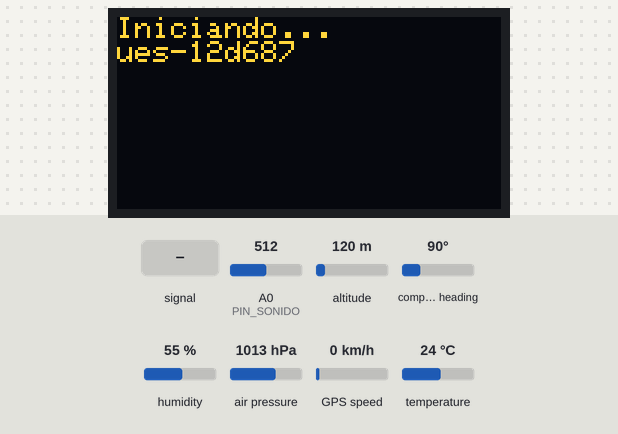
Simulated run of this program. Board: ESP8266 (Wemos D1 mini). Parts: 128×64 one-colour display. Inputs (shaded band) come from the test bench; at power-on: A0 (PIN_SONIDO) = 512, humidity 55 %, air pressure 1013 hPa, temperature 24 °C, altitude 120 m, compass heading 90°, GPS speed 0 km/h. The OLED is the two-colour kind (top 16 rows yellow); WiFi joins after 1.5 s; servers stay silent unless stated; uploads are accepted with an empty reply; the local clock reads 2024-03-15 10:24:30 at power-on unless the program sets it; storage starts empty; the GPS gets a fix after 3 s at 37.7749, -122.4194 with 8 satellites; what the program prints to the serial monitor is not drawn.

Above: at 0.3 s.
1.7 s: A0 (PIN_SONIDO) fed a 200 Hz sine of ±81 counts around its level
At 5.4 s:
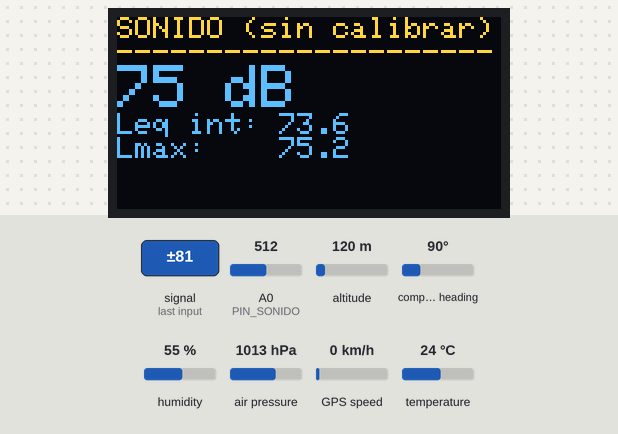
8.1 s: A0 (PIN_SONIDO) set to 716
At 9.5 s:
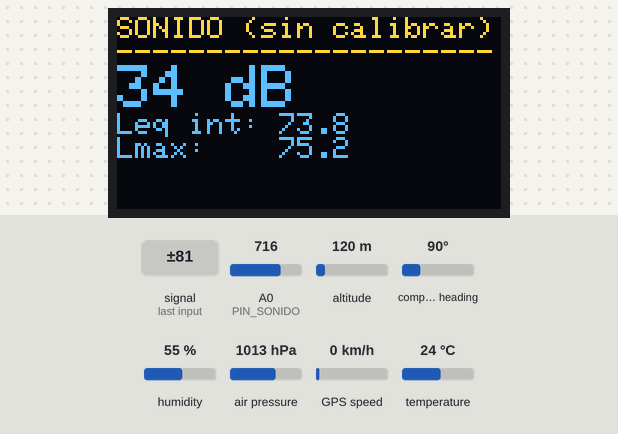
14.5 s: humidity set to 22 %
At 17.1 s:
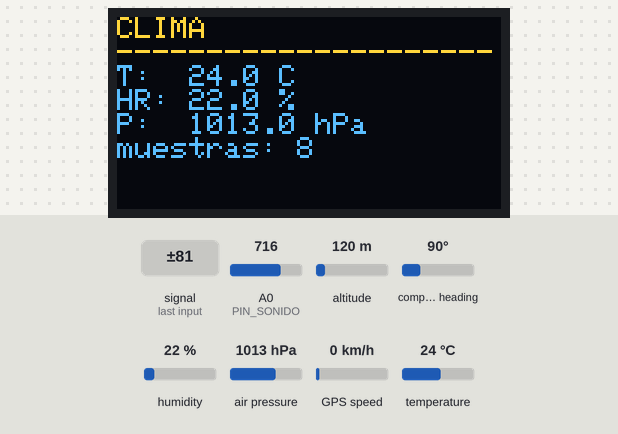
17.8 s: air pressure set to 952 hPa
At 19.6 s:
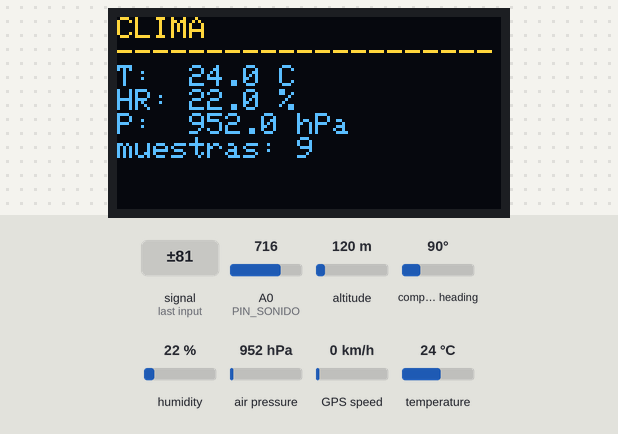
21.8 s: A0 (PIN_SONIDO) fed a 1000 Hz sine of ±255 counts around its level
At 23.9 s:
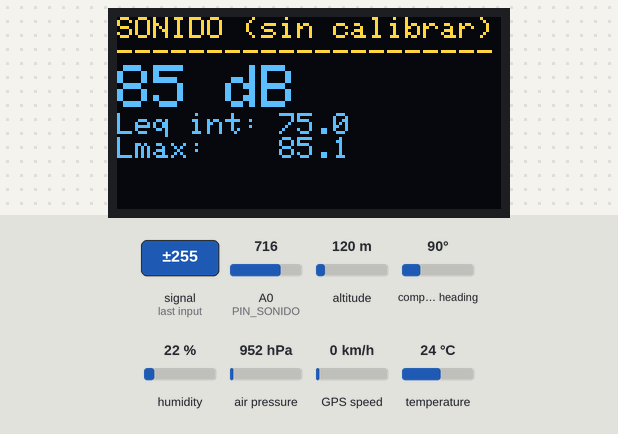
24.8 s: temperature set to 12 °C
At 31.4 s:
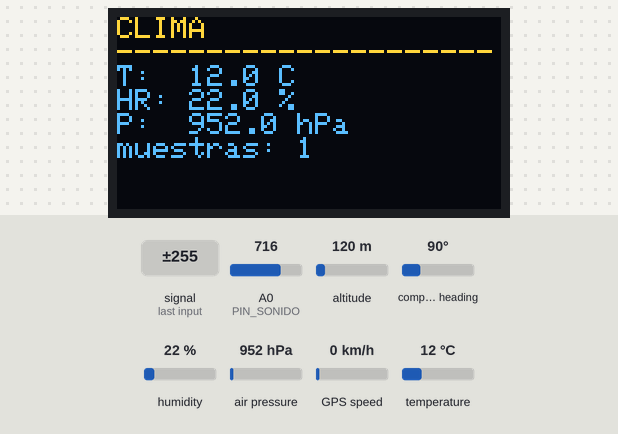
Timing chart, 0 to 32.2 s (numbered marks = the images above; inputs shaded):
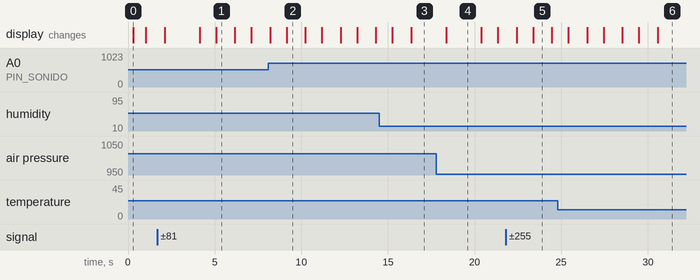

Measured:
- what the display in image 0 shows lasts 0.7 s, from 0.3 s to 1.0 s
- what the display in image 1 shows lasts 1.1 s, from 5.1 s to 6.2 s
- what the display in image 4 shows lasts 2.0 s, from 18.4 s to 20.4 s

The program:

main.cpp
```cpp
/*
 * ============================================================
 *  Estacion Ambiental Urbana - firmware v0.2.0
 *  ESP8266 / ESP32-S3 + AHT20 + BMP280 + GPS NMEA + OLED
 * ============================================================
 *  Principios de diseno:
 *   1. El firmware mide y agrega. La interpretacion (normativa,
 *      reduccion a nivel del mar, alertas) vive en el backend.
 *   2. Nada bloquea: sin WiFi la estacion sigue midiendo y
 *      encola en LittleFS (store-and-forward).
 *   3. Cada registro es un intervalo agregado alineado al reloj,
 *      con timestamp UTC generado en el dispositivo.
 *   4. Escritura idempotente: clave = epoch UTC, reintentar
 *      nunca duplica.
 *
 *  Ver docs/03-esquema-de-datos.md para el contrato del registro.
 * ============================================================
 */
#include <Arduino.h>
#include <Wire.h>
#if defined(ESP8266)
  #include <SoftwareSerial.h>
#endif
#include <TinyGPS++.h>
#include <Adafruit_GFX.h>
#include <Adafruit_SSD1306.h>
#include <Adafruit_BMP280.h>
#include <Adafruit_AHTX0.h>
#include <ArduinoJson.h>
#include <time.h>
#include <sys/time.h>

#include "config.h"
#include "secrets.h"
#include "platform.h"
#include "IntervalStats.h"
#include "SoundSensor.h"

#if defined(UES_SOUND_I2S)
  #include "SoundI2S.h"
  static SoundI2S sonido;
#else
  #include "SoundAnalog.h"
  static SoundAnalog sonido(PIN_SONIDO);
#endif

// --------------------------- Objetos -----------------------------
Adafruit_SSD1306 display(128, 64, &Wire, -1);
Adafruit_BMP280  bmp;
Adafruit_AHTX0   aht;
TinyGPSPlus      gps;
#if defined(ESP8266)
  SoftwareSerial gpsSerial(PIN_GPS_RX, PIN_GPS_TX);
#else
  HardwareSerial& gpsSerial = Serial1;   // UART1 por hardware
#endif
WiFiClientSecure tls;
HTTPClient       http;

// --------------------------- Estado ------------------------------
char     deviceId[16];
char     resetReason[40];
uint32_t bootCount = 0;
uint32_t seq = 0;
bool     okAht = false, okBmp = false, okOled = false, okSonido = false;
uint32_t descartados = 0, enviosOk = 0, enviosFallidos = 0;
long     slotActual = -1;
uint32_t inicioIntervaloMs = 0;

Estadistica eTemp, eHr, ePres;
AcumSonido  aSon;
float tempAct = NAN, hrAct = NAN, presAct = NAN, sonAct = NAN;

// --------------------------- Prototipos ---------------------------
// (el IDE de Arduino los generaba solo; PlatformIO no)
void alimentarGPS();
void sincronizarHoraGPS();
void leerClima();
void reintentarSensores();
void medirBloqueSonido();
void revisarIntervalo();
void cerrarIntervalo(uint32_t tFin);
void vaciarCola();
bool enviarRegistro(const char* clave, const char* json);
bool encolar(const char* clave, const char* json);
size_t tamCola();
void dibujar();
void vigilarWiFi();

// --------------------------- Utilidades --------------------------
float r1(float x) { return isfinite(x) ? roundf(x * 10.0f) / 10.0f : NAN; }
float r2(float x) { return isfinite(x) ? roundf(x * 100.0f) / 100.0f : NAN; }

bool horaValida() { return time(nullptr) > 1700000000; }

// Dias desde 1970-01-01 para una fecha civil (algoritmo de H. Hinnant)
int64_t diasDesdeCivil(int y, unsigned m, unsigned d) {
  y -= m <= 2;
  const int era = (y >= 0 ? y : y - 399) / 400;
  const unsigned yoe = (unsigned)(y - era * 400);
  const unsigned doy = (153 * (m + (m > 2 ? -3 : 9)) + 2) / 5 + d - 1;
  const unsigned doe = yoe * 365 + yoe / 4 - yoe / 100 + doy;
  return (int64_t)era * 146097 + (int64_t)doe - 719468;
}

void alimentarGPS() {
  while (gpsSerial.available()) gps.encode(gpsSerial.read());
}

// Respaldo de reloj si NTP no esta disponible
void sincronizarHoraGPS() {
  if (horaValida()) return;
  if (!gps.date.isValid() || !gps.time.isValid()) return;
  if (gps.time.age() > 1000 || gps.date.year() < 2024) return;
  int64_t dias = diasDesdeCivil(gps.date.year(), gps.date.month(), gps.date.day());
  time_t t = (time_t)(dias * 86400LL + gps.time.hour() * 3600L +
                      gps.time.minute() * 60L + gps.time.second());
  timeval tv = { t, 0 };
  settimeofday(&tv, nullptr);
  Serial.println("[HORA] Sincronizada desde GPS");
}

// --------------------------- Sistema de archivos ------------------
uint32_t leerIncrementarBoot() {
  uint32_t n = 0;
  File f = LittleFS.open("/boot.txt", "r");
  if (f) { n = (uint32_t)f.parseInt(); f.close(); }
  n++;
  f = LittleFS.open("/boot.txt", "w");
  if (f) { f.print(n); f.close(); }
  return n;
}

size_t tamCola() {
  File f = LittleFS.open(COLA, "r");
  if (!f) return 0;
  size_t s = f.size();
  f.close();
  return s;
}

bool espacioDisponible() {
#if defined(ESP8266)
  FSInfo info;
  LittleFS.info(info);
  return info.usedBytes < info.totalBytes * FS_UMBRAL_USO;
#else
  return LittleFS.usedBytes() < LittleFS.totalBytes() * FS_UMBRAL_USO;
#endif
}

bool encolar(const char* clave, const char* json) {
  if (!espacioDisponible()) { descartados++; return false; }
  File f = LittleFS.open(COLA, "a");
  if (!f) { descartados++; return false; }
  f.print(clave); f.print('\t'); f.print(json); f.print('\n');
  f.close();
  return true;
}

// --------------------------- Envio a Firebase ---------------------
// PATCH multi-ruta: escribe datos/<clave> y ultimo en una sola peticion.
bool enviarRegistro(const char* clave, const char* json) {
  if (WiFi.status() != WL_CONNECTED) return false;
  static char url[220];
  static char cuerpo[2400];
  snprintf(url, sizeof(url), "%s/estaciones/%s.json?auth=%s",
           FIREBASE_DB_URL, deviceId, FIREBASE_SECRET);
  int n = snprintf(cuerpo, sizeof(cuerpo),
                   "{\"datos/%s\":%s,\"ultimo\":%s}", clave, json, json);
  if (n <= 0 || n >= (int)sizeof(cuerpo)) return false;

  if (!http.begin(tls, url)) return false;
  http.addHeader("Content-Type", "application/json");
  int code = http.PATCH((uint8_t*)cuerpo, (size_t)n);
  http.end();

  if (code == 200) { enviosOk++; Serial.printf("[HTTP] OK %s\n", clave); return true; }
  enviosFallidos++;
  Serial.printf("[HTTP] Fallo %s -> %d\n", clave, code);
  return false;
}

// Envia hasta MAX_ENVIOS_CICLO registros en orden FIFO; conserva el resto.
void vaciarCola() {
  if (WiFi.status() != WL_CONNECTED || !LittleFS.exists(COLA)) return;
  File f = LittleFS.open(COLA, "r");
  if (!f) return;

  File resto;
  bool hayResto = false, fallo = false;
  uint8_t enviados = 0;
  static char linea[1200];

  while (f.available()) {
    size_t len = f.readBytesUntil('\n', linea, sizeof(linea) - 1);
    linea[len] = '\0';
    if (len < 3) continue;

    if (!fallo && enviados < MAX_ENVIOS_CICLO) {
      char* tab = strchr(linea, '\t');
      if (!tab) continue;                      // linea corrupta: se descarta
      *tab = '\0';
      if (enviarRegistro(linea, tab + 1)) { enviados++; alimentarGPS(); continue; }
      *tab = '\t';
      fallo = true;
    }
    if (!hayResto) { resto = LittleFS.open(COLA_TMP, "w"); hayResto = true; }
    resto.write((const uint8_t*)linea, strlen(linea));
    resto.write('\n');
  }
  f.close();
  if (hayResto) resto.close();
  LittleFS.remove(COLA);
  if (hayResto) LittleFS.rename(COLA_TMP, COLA);
}

// --------------------------- Sensores -----------------------------
void configurarBmp() {
  bmp.setSampling(Adafruit_BMP280::MODE_NORMAL,
                  Adafruit_BMP280::SAMPLING_X2,
                  Adafruit_BMP280::SAMPLING_X16,
                  Adafruit_BMP280::FILTER_X16,
                  Adafruit_BMP280::STANDBY_MS_1000);
}

void leerClima() {
  if (okAht) {
    sensors_event_t h, t;
    if (aht.getEvent(&h, &t)) {
      float tc = CAL_TEMP.a * t.temperature + CAL_TEMP.b;
      float hr = CAL_HR.a * h.relative_humidity + CAL_HR.b;
      if (tc > LIM_TEMP_MIN && tc < LIM_TEMP_MAX) { tempAct = tc; eTemp.add(tc); }
      if (hr >= LIM_HR_MIN && hr <= LIM_HR_MAX) {
        hrAct = constrain(hr, 0.0f, 100.0f);
        eHr.add(hrAct);
      }
    } else {
      okAht = false;
    }
  }
  if (okBmp) {
    float p = CAL_PRES.a * (bmp.readPressure() / 100.0f) + CAL_PRES.b;
    if (p > LIM_PRES_MIN && p < LIM_PRES_MAX) { presAct = p; ePres.add(p); }
    else okBmp = false;
  }
}

void reintentarSensores() {
  static uint32_t t = 0;
  if (millis() - t < 60000) return;
  t = millis();
  if (!okAht) okAht = aht.begin();
  if (!okBmp) {
    okBmp = bmp.begin(BMP280_ADDRESS) || bmp.begin(BMP280_ADDRESS_ALT);
    if (okBmp) configurarBmp();
  }
}

void medirBloqueSonido() {
  if (!okSonido) return;
  SoundBlock b = sonido.readBlock();
  if (b.valido) { sonAct = b.nivel_db; aSon.add(b.nivel_db, b.recorte); }
}

// --------------------------- Intervalos ---------------------------
void cerrarIntervalo(uint32_t tFin) {
  JsonDocument doc;
  doc["esquema"]     = ESQUEMA_DATOS;
  doc["v"]           = FW_VERSION;
  doc["cal"]         = VERSION_CAL;
  doc["plat"]        = UES_PLATFORM;
  doc["id"]          = deviceId;
  doc["boot"]        = bootCount;
  doc["seq"]         = ++seq;
  doc["uptime_s"]    = millis() / 1000;
  doc["intervalo_s"] = INTERVALO_S;
  if (tFin > 0) doc["t_fin"] = tFin; else doc["t_fin"] = nullptr;

  doc["temp_c"]["prom"] = r2(eTemp.prom());
  doc["temp_c"]["min"]  = r2(eTemp.mn);
  doc["temp_c"]["max"]  = r2(eTemp.mx);
  doc["temp_c"]["n"]    = eTemp.n;

  doc["hr_pct"]["prom"] = r1(eHr.prom());
  doc["hr_pct"]["min"]  = r1(eHr.mn);
  doc["hr_pct"]["max"]  = r1(eHr.mx);
  doc["hr_pct"]["n"]    = eHr.n;

  doc["p_hpa"]["prom"]  = r2(ePres.prom());   // QFE, presion de estacion
  doc["p_hpa"]["min"]   = r2(ePres.mn);
  doc["p_hpa"]["max"]   = r2(ePres.mx);
  doc["p_hpa"]["n"]     = ePres.n;

  doc["son"]["leq"]      = r1(aSon.leq());
  doc["son"]["lmax"]     = r1(aSon.lmax);
  doc["son"]["lmin"]     = r1(aSon.lmin);
  doc["son"]["l10"]      = r1(aSon.excedido(0.10f));
  doc["son"]["l90"]      = r1(aSon.excedido(0.90f));
  doc["son"]["n"]        = aSon.n;
  doc["son"]["clip"]     = aSon.clip;
  doc["son"]["k"]        = sonido.k();
  doc["son"]["escala"]   = sonido.escala();
  doc["son"]["trazable"] = sonido.trazable();

  bool fix = gps.location.isValid() && gps.location.age() < 10000;
  doc["gps"]["fix"] = fix;
  if (fix) {
    doc["gps"]["lat"]   = gps.location.lat();
    doc["gps"]["lon"]   = gps.location.lng();
    doc["gps"]["alt_m"] = r1(gps.altitude.meters());
    doc["gps"]["sat"]   = gps.satellites.value();
    doc["gps"]["hdop"]  = r2(gps.hdop.hdop());
  }

  if (WiFi.status() == WL_CONNECTED) doc["diag"]["rssi"] = WiFi.RSSI();
  else doc["diag"]["rssi"] = nullptr;
  doc["diag"]["heap"]        = plat::freeHeap();
  doc["diag"]["frag"]        = plat::heapFrag();
  doc["diag"]["reset"]       = resetReason;
  doc["diag"]["aht"]         = okAht;
  doc["diag"]["bmp"]         = okBmp;
  doc["diag"]["descartados"] = descartados;
  doc["diag"]["fallos_http"] = enviosFallidos;

  static char json[1100];
  if (measureJson(doc) >= sizeof(json)) {
    Serial.println("[INT] JSON demasiado grande, registro omitido");
  } else {
    serializeJson(doc, json, sizeof(json));
    char clave[32];
    if (tFin > 0) snprintf(clave, sizeof(clave), "%lu", (unsigned long)tFin);
    else snprintf(clave, sizeof(clave), "nt_%lu_%lu",
                  (unsigned long)bootCount, (unsigned long)seq);
    encolar(clave, json);
    Serial.printf("[INT] %s %s\n", clave, json);
  }

  eTemp.reset(); eHr.reset(); ePres.reset(); aSon.reset();
}

void revisarIntervalo() {
  if (horaValida()) {
    uint32_t ahora = (uint32_t)time(nullptr);
    long slot = (long)(ahora / INTERVALO_S);
    if (slotActual < 0) { slotActual = slot; return; }
    if (slot != slotActual) {
      slotActual = slot;
      cerrarIntervalo((uint32_t)slot * INTERVALO_S);
      inicioIntervaloMs = millis();
    }
  } else if (millis() - inicioIntervaloMs >= INTERVALO_S * 1000UL) {
    inicioIntervaloMs = millis();
    cerrarIntervalo(0);
  }
}

// --------------------------- Pantalla -----------------------------
void dibujar() {
  static uint8_t pantalla = 0;
  static uint32_t tCambio = 0;
  if (millis() - tCambio > PERIODO_PANTALLA_MS) {
    tCambio = millis();
    pantalla = (pantalla + 1) % 3;
  }

  display.clearDisplay();
  display.setTextSize(1);
  display.setTextColor(SSD1306_WHITE);
  display.setCursor(0, 0);

  if (pantalla == 0) {
    display.println("CLIMA");
    display.println("---------------------");
    display.printf("T:  %.1f C\n", tempAct);
    display.printf("HR: %.1f %%\n", hrAct);
    display.printf("P:  %.1f hPa\n", presAct);
    display.printf("muestras: %lu\n", (unsigned long)eTemp.n);
  } else if (pantalla == 1) {
    display.println("SONIDO (sin calibrar)");
    display.println("---------------------");
    display.setTextSize(2);
    display.printf("%.0f dB\n", sonAct);
    display.setTextSize(1);
    display.printf("Leq int: %.1f\n", aSon.leq());
    display.printf("Lmax:    %.1f\n", aSon.lmax);
  } else {
    char hora[24] = "sin hora";
    if (horaValida()) {
      time_t loc = time(nullptr) + OFFSET_COLOMBIA_S;
      struct tm tmL;
      gmtime_r(&loc, &tmL);
      strftime(hora, sizeof(hora), "%d/%m %H:%M:%S", &tmL);
    }
    display.println("ESTADO");
    display.println("---------------------");
    display.println(hora);
    display.printf("WiFi: %s\n", WiFi.status() == WL_CONNECTED ? "OK" : "sin red");
    display.printf("GPS: %s sat:%lu\n", gps.location.isValid() ? "fix" : "--",
                   (unsigned long)gps.satellites.value());
    display.printf("Cola: %u B\n", (unsigned)tamCola());
    display.print(deviceId);
  }
  display.display();
}

// --------------------------- WiFi ---------------------------------
void vigilarWiFi() {
  static uint32_t desconectadoDesde = 0;
  if (WiFi.status() == WL_CONNECTED) { desconectadoDesde = 0; return; }
  if (desconectadoDesde == 0) desconectadoDesde = millis();
  if (millis() - desconectadoDesde > 300000UL) {   // 5 min sin red
    WiFi.disconnect();
    WiFi.begin(WIFI_SSID, WIFI_PASS);
    desconectadoDesde = millis();
  }
}

// --------------------------- Setup / Loop -------------------------
void setup() {
  #if defined(ESP8266)
  gpsSerial.begin(9600);
#else
  gpsSerial.begin(9600, SERIAL_8N1, PIN_GPS_RX, PIN_GPS_TX);
#endif
  delay(200);
  plat::chipId(deviceId, sizeof(deviceId));
  plat::resetReason(resetReason, sizeof(resetReason));
  Serial.printf("\nEstacion %s | fw %s | plat %s | reset: %s\n",
                deviceId, FW_VERSION, UES_PLATFORM, resetReason);

  if (!LittleFS.begin()) {
    Serial.println("[FS] Formateando LittleFS...");
    LittleFS.format();
    LittleFS.begin();
  }
  if (!LittleFS.exists(COLA) && LittleFS.exists(COLA_TMP))
    LittleFS.rename(COLA_TMP, COLA);
  bootCount = leerIncrementarBoot();

  Wire.begin();
  okOled = display.begin(SSD1306_SWITCHCAPVCC, 0x3C);
  if (okOled) {
    display.clearDisplay();
    display.setTextColor(SSD1306_WHITE);
    display.setCursor(0, 0);
    display.println("Iniciando...");
    display.println(deviceId);
    display.display();
  }
  okAht = aht.begin();
  okBmp = bmp.begin(BMP280_ADDRESS) || bmp.begin(BMP280_ADDRESS_ALT);
  if (okBmp) configurarBmp();
  okSonido = sonido.begin();

  Serial.printf("AHT20:%d BMP280:%d OLED:%d Sonido:%d | boot:%lu\n",
                okAht, okBmp, okOled, okSonido, (unsigned long)bootCount);
  Serial.printf("Sonido: escala=%s trazable=%d\n",
                sonido.escala(), sonido.trazable());

  gpsSerial.begin(9600);
  eTemp.reset(); eHr.reset(); ePres.reset(); aSon.reset();

  WiFi.persistent(false);
  WiFi.mode(WIFI_STA);
  WiFi.setAutoReconnect(true);
  WiFi.begin(WIFI_SSID, WIFI_PASS);
  configTime(0, 0, "pool.ntp.org", "time.google.com");   // reloj interno en UTC

  tls.setInsecure();   // PROTOTIPO: sin validacion de certificado
  http.setReuse(true);
  http.setTimeout(8000);

  inicioIntervaloMs = millis();
}

void loop() {
  static uint32_t tSon = 0, tClima = 0, tCola = 0, tPant = 0;
  alimentarGPS();
  uint32_t ahora = millis();

  if (ahora - tSon >= PERIODO_SONIDO_MS) {
    tSon = ahora; medirBloqueSonido(); alimentarGPS();
  }
  if (ahora - tClima >= PERIODO_CLIMA_MS) { tClima = ahora; leerClima(); }

  sincronizarHoraGPS();
  revisarIntervalo();

  if (ahora - tCola >= PERIODO_COLA_MS) { tCola = ahora; vaciarCola(); }
  if (okOled && ahora - tPant >= 1000) { tPant = ahora; dibujar(); }

  reintentarSensores();
  vigilarWiFi();
}
```

secrets.example.h
```cpp
#pragma once
// PLANTILLA. Copiar a secrets.h y completar.
// secrets.h esta en .gitignore y NUNCA debe versionarse.
//
//   Copy-Item include\secrets.example.h include\secrets.h

#define WIFI_SSID        "CAMBIAR"
#define WIFI_PASS        "CAMBIAR"

#define FIREBASE_DB_URL  "https://PROYECTO-default-rtdb.firebaseio.com"

// Consola Firebase > Configuracion del proyecto > Cuentas de servicio
//   > Secretos de la base de datos. Son 40 caracteres.
// Un valor de 28 caracteres es un UID de usuario, NO sirve aqui.
#define FIREBASE_SECRET  "CAMBIAR"
```

Source omitted: config.h (2961 bytes)
